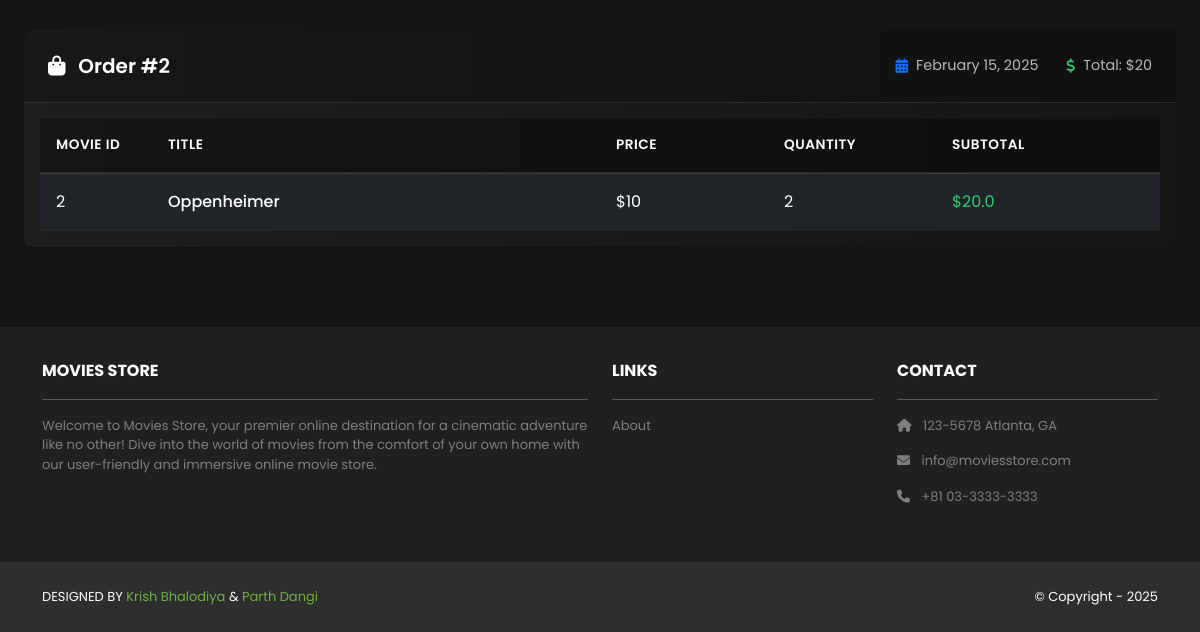
The page /accounts/orders/ (signed in, lower part) on the database as committed earlier.
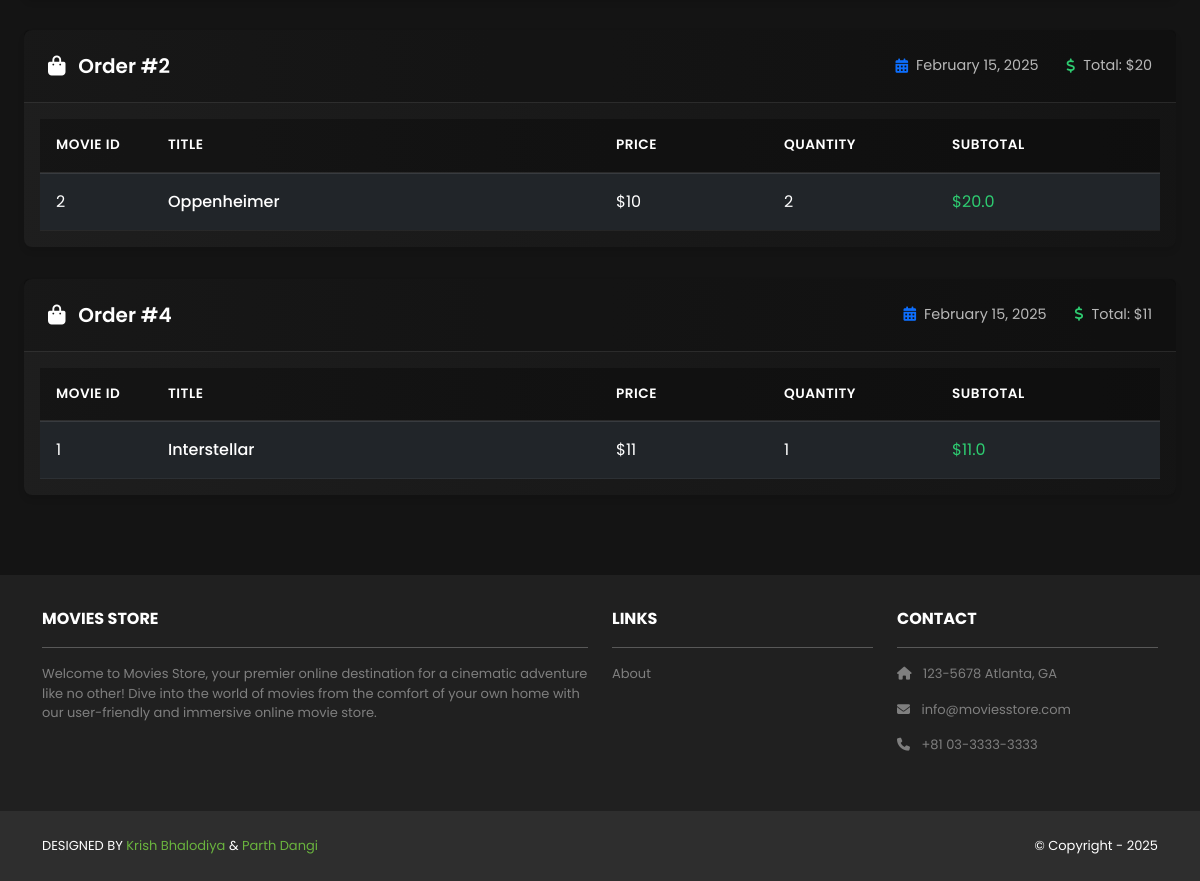
The same page on the database as committed later.
### cart/models.py (models this page shows, shortened)
class Order(models.Model):
    id = models.AutoField(primary_key=True)
    total = models.IntegerField()
    date = models.DateTimeField(auto_now_add=True)
    user = models.ForeignKey(User, on_delete=models.CASCADE)

class Item(models.Model):
    id = models.AutoField(primary_key=True)
    price = models.IntegerField()
    quantity = models.IntegerField()
    order = models.ForeignKey(Order, on_delete=models.CASCADE)
    movie = models.ForeignKey(Movie, on_delete=models.CASCADE)

### movies/models.py (models this page shows, shortened)
class Movie(models.Model):
    id = models.AutoField(primary_key=True)
    name = models.CharField(max_length=255)
    price = models.IntegerField()
    description = models.TextField()
    image = models.ImageField(upload_to='movie_images/')

### accounts/views.py (the view)
# urls.py: path('orders/', views.orders, name='accounts.orders'),
@login_required
def orders(request):
    template_data = {}
    template_data['title'] = 'Orders'
    template_data['orders'] = request.user.order_set.all()
    return render(request, 'accounts/orders.html',
        {'template_data': template_data})

### cart/templatetags/cart_filters.py (called while the page is built)
@register.filter(name='multiply')
def multiply(value, arg):
    try:
        return float(value) * float(arg)
    except (ValueError, TypeError):
        return 0

### accounts/templates/accounts/orders.html (shortened to what this page needs)
{% extends 'base.html' %}
{% block content %}
{% load cart_filters %}
<div class="movies-container">
  <div class="container-fluid px-4 py-5">
    {% if template_data.orders %}
      {% for order in template_data.orders %}
      <div class="order-card card bg-dark text-white mb-4">
        <div class="card-header bg-transparent">
          <div class="d-flex justify-content-between align-items-center flex-wrap">
            <div class="order-header-left">
              <h5 class="mb-0 order-title">
                <i class="fas fa-shopping-bag me-2"></i>
                Order #{{ order.id }}
              </h5>
            </div>
            <div class="order-meta">
              <span class="order-date me-4">
                <i class="fas fa-calendar-alt text-primary"></i>
                {{ order.date|date:"F j, Y" }}
              </span>
              <span class="order-total">
                <i class="fas fa-dollar-sign text-success"></i>
                Total: ${{ order.total }}
              </span>
            </div>
          </div>
        </div>
        <div class="card-body">
          <div class="table-responsive">
            <table class="table table-dark table-hover align-middle">
              <thead>
                <tr>
                  <th scope="col" width="10%">Movie ID</th>
                  <th scope="col" width="40%">Title</th>
                  <th scope="col" width="15%">Price</th>
                  <th scope="col" width="15%">Quantity</th>
                  <th scope="col" width="20%">Subtotal</th>
                </tr>
              </thead>
              <tbody>
                {% for item in order.item_set.all %}
                <tr class="order-item">
                  <td>{{ item.movie.id }}</td>
                  <td>
                    <a href="{% url 'movies.show' id=item.movie.id %}" class="movie-link">
                      {{ item.movie.name }}
                    </a>
                  </td>
                  <td>${{ item.price }}</td>
                  <td>{{ item.quantity }}</td>
                  <td class="text-success">${{ item.price|multiply:item.quantity }}</td>
                </tr>
                {% endfor %}
              </tbody>
            </table>
          </div>
        </div>
      </div>
      {% endfor %}
    {% endif %}
  </div>
</div>
{% endblock content %}

Rows that differ between the two databases and show on the page:
added Order: id "4", date "February 15, 2025", total "11"
added Item: movie.id "1", movie.name "Interstellar", price "11", quantity "1", price|multiply "11.0", shown under "4"
